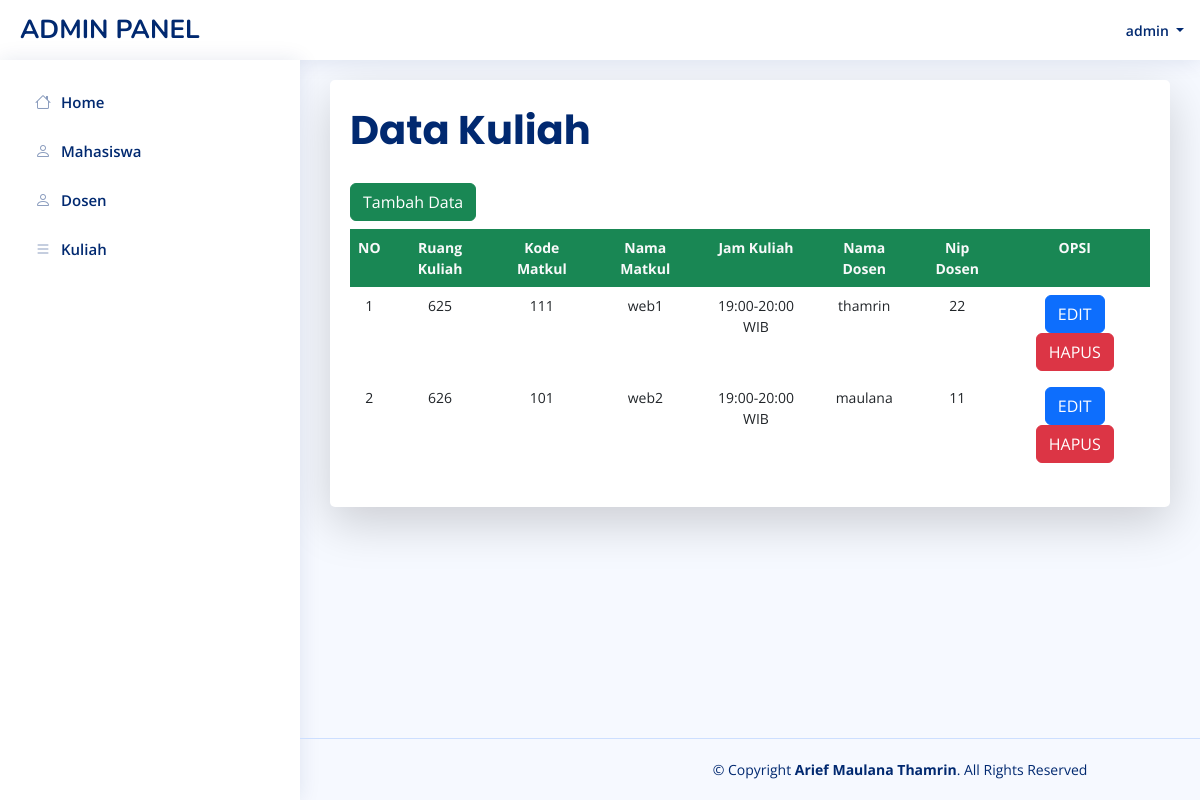
The page /admin/kuliah.php (signed in) on the database its author committed.
### tables this page shows
CREATE TABLE `kuliah` (
  `Ruang_kuliah` char(6) NOT NULL,
  `Kode_matakuliah` char(5) NOT NULL,
  `Nama_Matakuliah` varchar(20) NOT NULL,
  `Jam_kuliah` char(15) NOT NULL,
  `Nama_Dosen` varchar(30) NOT NULL,
  `Nip_Dosen` char(15) NOT NULL
);

### admin/kuliah.php (the view, shortened to what this page needs)
<?php include("header.php");?>
<div class="fs-1 fw-bolder card-title">Data Kuliah</div>
<a class="btn btn-success mb-2" href="tambahkuliah.php">
    Tambah Data
</a>
<table class="table table-borderless datatable">
        <tr>
            <th class="bg-success text-center text-light">NO</th>
            <th class="bg-success text-center text-light">Ruang Kuliah</th>
            <th class="bg-success text-center text-light">Kode Matkul</th>
            <th class="bg-success text-center text-light">Nama Matkul</th>
            <th class="bg-success text-center text-light">Jam Kuliah</th>
            <th class="bg-success text-center text-light">Nama Dosen</th>
            <th class="bg-success text-center text-light">Nip Dosen</th>
            <th class="bg-success text-center text-light">OPSI</th>
        </tr>
        <?php
        include '../config.php';
        $no = 1;
        $data = mysqli_query($koneksi, "select * from kuliah");
        while ($d = mysqli_fetch_array($data)) {
            ?>
            <tr>
                <td class="text-center">
                    <?php echo $no++; ?>
                </td>
                <td class="text-center">
                    <?php echo $d['Ruang_kuliah']; ?>
                </td>
                <td class="text-center">
                    <?php echo $d['Kode_matakuliah']; ?>
                </td>
                <td class="text-center">
                    <?php echo $d['Nama_Matakuliah']; ?>
                </td>
                <td class="text-center">
                    <?php echo $d['Jam_kuliah']; ?>
                </td>
                <td class="text-center">
                    <?php echo $d['Nama_Dosen']; ?>
                </td>
                <td class="text-center">
                    <?php echo $d['Nip_Dosen']; ?>
                </td>
                <td class="text-center">
                    <a href="updatekuliah.php?ruang=<?= $d['Ruang_kuliah'] ?>" class="btn btn-primary">EDIT</a>
                    <a href="hapuskuliah.php?ruang=<?= $d['Ruang_kuliah'] ?>"
                    onclick="return confirm('Serius Bro Mau Dihapus??');" class="btn btn-danger">HAPUS</a>
                </td>
            </tr>
        <?php
        }
        ?>
    </table>
<?php include 'footer.php';?>

### admin/header.php (shortened to what this page needs)
<!DOCTYPE html>
<html lang="en">
<head>
    <link href="../assets/vendor/bootstrap/css/bootstrap.min.css" rel="stylesheet">
    <link href="../assets/vendor/bootstrap-icons/bootstrap-icons.css" rel="stylesheet">
    <link href="../assets/vendor/boxicons/css/boxicons.min.css" rel="stylesheet">
    <link href="../assets/vendor/quill/quill.snow.css" rel="stylesheet">
    <link href="../assets/vendor/quill/quill.bubble.css" rel="stylesheet">
    <link href="../assets/vendor/remixicon/remixicon.css" rel="stylesheet">
    <link href="../assets/vendor/simple-datatables/style.css" rel="stylesheet">
    <link href="../assets/css/style.css" rel="stylesheet">
</head>
<body>
    <header id="header" class="header fixed-top d-flex align-items-center">
        <div class="d-flex align-items-center justify-content-between">
            <a href="index.php" class="logo d-flex align-items-center">
                <span class="d-none d-lg-block">ADMIN PANEL</span>
            </a>
        </div>
        <nav class="header-nav ms-auto">
            <ul class="d-flex align-items-center">
                <li class="nav-item dropdown pe-3">
                    <a class="nav-link nav-profile d-flex align-items-center pe-0" href="#" data-bs-toggle="dropdown">
                        <span class="d-none d-md-block dropdown-toggle ps-2">
                            <?= $_SESSION['username'] ?>
                        </span>
                    </a>
                </li>
            </ul>
        </nav>
        <aside id="sidebar" class="sidebar">
            <ul class="sidebar-nav" id="sidebar-nav">
                <li class="nav-item">
                    <a class="nav-link collapsed" href="index.php">
                        <i class="bi bi-house"></i>
                        <span>Home</span>
                    </a>
                </li>
                <li class="nav-item">
                    <a class="nav-link collapsed" href="mahasiswa.php">
                        <i class="bi bi-person"></i>
                        <span>Mahasiswa</span>
                    </a>
                </li>
                <li class="nav-item">
                    <a class="nav-link collapsed" href="dosen.php">
                        <i class="bi bi-person"></i>
                        <span>Dosen</span>
                    </a>
                </li>
                <li class="nav-item">
                    <a class="nav-link collapsed" href="kuliah.php">
                        <i class="bi bi-list"></i>
                        <span>Kuliah</span>
                    </a>
                </li>
            </ul>
        </aside>
    </header>
    <main id="main" class="main">
        <section class="section dashboard">
            <div class="row">
                <div class="col-12">
                    <div class="card recent-sales overflow-auto shadow-lg">
                        <div class="card-body">

### admin/footer.php (shortened to what this page needs)
</div>
</div>
</div>
<footer id="footer" class="mt-xl-5 footer fixed-bottom">
    <div class="copyright">
        &copy; Copyright <strong><span>Arief Maulana Thamrin</span></strong>. All Rights Reserved
    </div>
    </div>
</body>
</html>

### assets/css/style.css (style rules this page uses)
:root { scroll-behavior: smooth; }
body { font-family: "Open Sans", sans-serif; background: #f6f9ff; color: #444444; }
a { color: #4154f1; text-decoration: none; }
#main { margin-top: 60px; padding: 20px 30px; transition: all 0.3s; }
.card { margin-bottom: 30px; border: none; border-radius: 5px; box-shadow: 0px 0 30px rgba(1, 41, 112, 0.1); }
.card-title { padding: 20px 0 15px 0; font-size: 18px; font-weight: 500; color: #012970; font-family: "Poppins", sans-serif; }
.card-body { padding: 0 20px 20px 20px; }
.logo { line-height: 1; }
@media (min-width: 1200px) { .logo { width: 280px; } }
.logo span { font-size: 26px; font-weight: 700; color: #012970; font-family: "Nunito", sans-serif; }
.header { transition: all 0.5s; z-index: 997; height: 60px; box-shadow: 0px 2px 20px rgba(1, 41, 112, 0.1); background-color: #fff; padding-left: 20px; }
.header-nav ul { list-style: none; }
.header-nav>ul { margin: 0; padding: 0; }
.header-nav .nav-profile { color: #012970; }
.header-nav .nav-profile span { font-size: 14px; font-weight: 600; }
.sidebar { position: fixed; top: 60px; left: 0; bottom: 0; width: 300px; z-index: 996; transition: all 0.3s; padding: 20px; overflow-y: auto; scrollbar-width: thin; scrollbar-color: #aab7cf transparent; box-shadow: 0px 0px 20px rgba(1, 41, 112, 0.1); background-color: #fff; }
@media (min-width: 1200px) { #main, #footer { margin-left: 300px; } }
.sidebar-nav { padding: 0; margin: 0; list-style: none; }
.sidebar-nav li { padding: 0; margin: 0; list-style: none; }
.sidebar-nav .nav-item { margin-bottom: 5px; }
.sidebar-nav .nav-link { display: flex; align-items: center; font-size: 15px; font-weight: 600; color: #4154f1; transition: 0.3; background: #f6f9ff; padding: 10px 15px; border-radius: 4px; }
.sidebar-nav .nav-link i { font-size: 16px; margin-right: 10px; color: #4154f1; }
.sidebar-nav .nav-link.collapsed { color: #012970; background: #fff; }
.sidebar-nav .nav-link.collapsed i { color: #899bbd; }
.dashboard .recent-sales { font-size: 14px; }
.footer { padding: 20px 0; font-size: 14px; transition: all 0.3s; border-top: 1px solid #cddfff; }
.footer .copyright { text-align: center; color: #012970; }

### rows shown on the page
kuliah: Ruang_kuliah "625", Kode_matakuliah "111", Nama_Matakuliah "web1", Jam_kuliah "19:00-20:00 WIB", Nama_Dosen "thamrin", Nip_Dosen "22"
kuliah: Ruang_kuliah "626", Kode_matakuliah "101", Nama_Matakuliah "web2", Jam_kuliah "19:00-20:00 WIB", Nama_Dosen "maulana", Nip_Dosen "11"

### other values the page prints
$_SESSION['username'] "admin"
